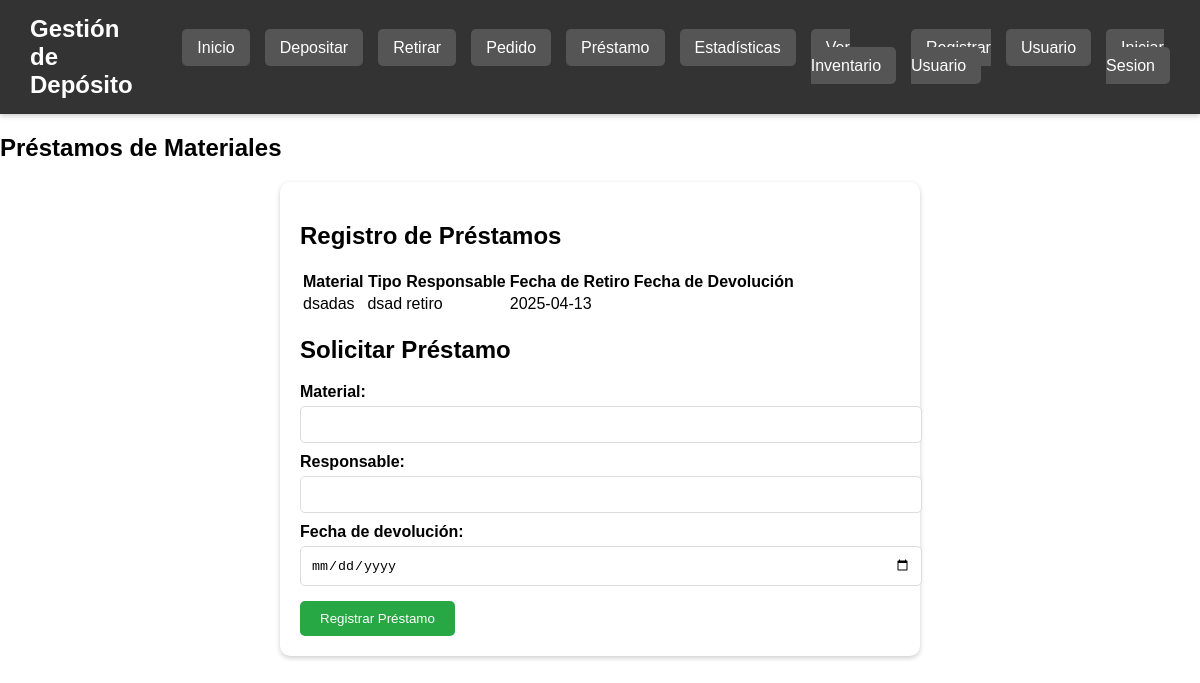
Before: /prestamo with the older database file.
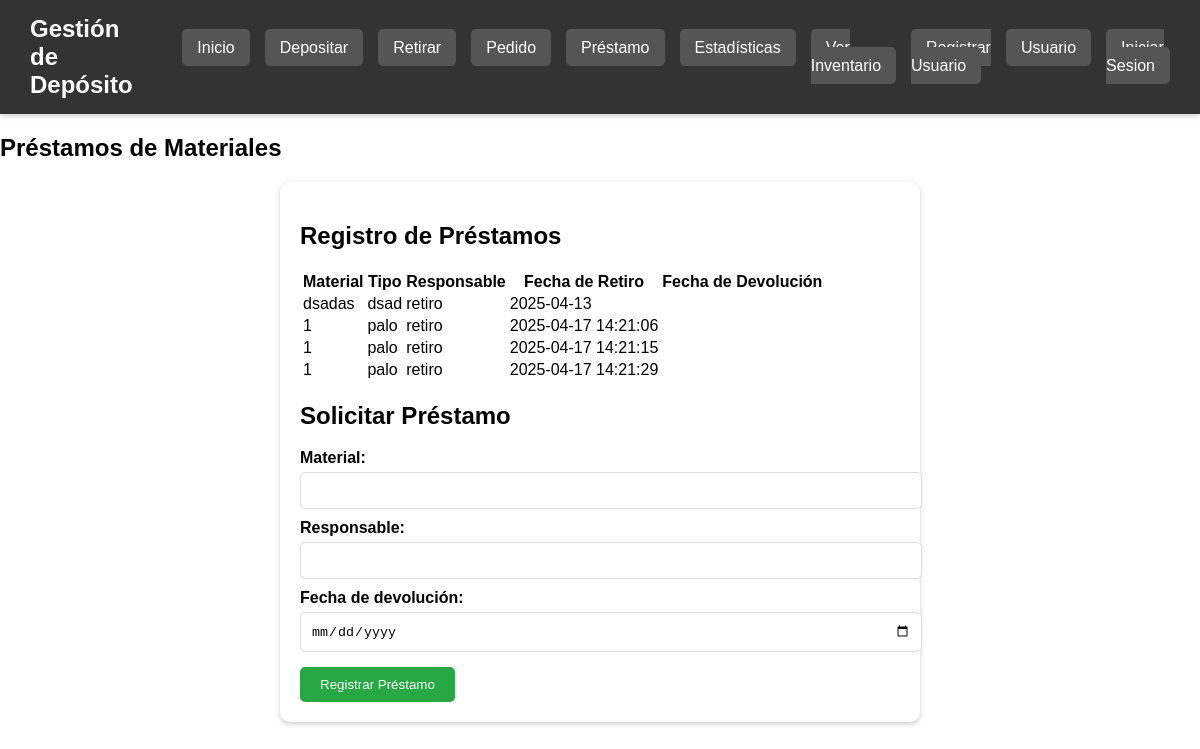
After: the same page with the newer database file.
### tables this page shows
CREATE TABLE Movimientos (
    id INTEGER PRIMARY KEY AUTOINCREMENT,
    usuario TEXT NOT NULL,
    codigo_barras TEXT NOT NULL,
    accion TEXT NOT NULL CHECK(accion IN ('ingreso', 'retiro')),
    fecha TIMESTAMP DEFAULT CURRENT_TIMESTAMP,
    FOREIGN KEY(codigo_barras) REFERENCES Inventario(codigo_barras)
);

### app.py (the view, shortened to what this page needs)
@app.route('/prestamo', methods=["GET", "POST"])
def prestamos():
    conn = conectar_bd()
    cursor = conn.cursor()
    cursor.execute("SELECT * FROM Movimientos WHERE accion='retiro'")
    prestamos = cursor.fetchall()
    conn.close()
    return render_template("prestamos.html", prestamos=prestamos)

### app.py (called while the page is built)
def conectar_bd():
    return sqlite3.connect("inventario_colegio.db")

### templates/prestamos.html (shortened to what this page needs)
<!DOCTYPE html>
<html lang="es">
<head>
     <link rel="stylesheet" href="https://cdnjs.cloudflare.com/ajax/libs/font-awesome/6.5.2/css/all.min.css">
    <link rel="stylesheet" href="{{ url_for('static', filename='styles.css') }}">
</head>
<body>
    {% include 'header.html' %}
        <h2>Préstamos de Materiales</h2>
    <main>
        <h2>Registro de Préstamos</h2>
        <table>
            <tr>
                <th>Material</th>
                <th>Tipo</th>
                <th>Responsable</th>
                <th>Fecha de Retiro</th>
                <th>Fecha de Devolución</th>
            </tr>
            {% for prestamo in prestamos %}
            <tr>
                <td>{{ prestamo[1] }}</td>
                <td>{{ prestamo[2] }}</td>
                <td>{{ prestamo[3] }}</td>
                <td>{{ prestamo[4] }}</td>
                <td>{{ prestamo[5] }}</td>
            </tr>
            {% endfor %}
        </table>
        <h2>Solicitar Préstamo</h2>
        <form method="POST">
            <label>Material:</label> <input type="text" name="material" required><br>
            <label>Responsable:</label> <input type="text" name="responsable" required><br>
            <label>Fecha de devolución:</label> <input type="date" name="fecha_devolucion" required><br>
            <button type="submit">Registrar Préstamo</button>
        </form>
    </main>
</body>
</html>

### templates/header.html
<header class="header">
    <h1>Gestión de Depósito</h1>
    <nav class="nav">
        <ul>
            <li><a href="/dashboard">Inicio</a></li>
            <li><a href="/depositar">Depositar</a></li>
            <li><a href="/retirar">Retirar</a></li>
            <li><a href="/pedido">Pedido</a></li>
            <li><a href="/prestamo">Préstamo</a></li>
            <li><a href="/estadisticas">Estadísticas</a></li>
            <li><a href="/inventario">Ver Inventario</a></li>
            <li><a href="/agregar_usuario">Registrar Usuario</a></li>
            <li><a href="/usuarios">Usuario</a></li>
            <li><a href="/login">Iniciar Sesion</a></li>
        </ul>
    </nav>
</header>

### static/styles.css (style rules this page uses)
body { margin: 0; padding: 0; font-family: 'NombreDeTuFuente', sans-serif; }
header { background: #333; color: white; display: flex; justify-content: space-between; align-items: center; padding: 15px 30px; box-shadow: 0px 2px 5px rgba(0,0,0,0.2); }
header h1 { font-size: 24px; margin: 0; }
nav ul { list-style: none; display: flex; gap: 15px; }
nav ul li { display: inline; }
nav ul li a { text-decoration: none; color: white; padding: 10px 15px; background: #555; border-radius: 5px; transition: background 0.3s; }
main { padding: 20px; max-width: 600px; margin: auto; background: white; box-shadow: 0px 2px 5px rgba(0,0,0,0.2); border-radius: 10px; }
form label { display: block; margin-top: 10px; font-weight: bold; }
form input, form select { width: 100%; padding: 10px; margin-top: 5px; border: 1px solid #ddd; border-radius: 5px; }
button { margin-top: 15px; padding: 10px 20px; background: #28a745; color: white; border: none; border-radius: 5px; cursor: pointer; }

Changed rows visible on the page:
added Movimientos: usuario "1", codigo_barras "palo", accion "retiro", fecha "2025-04-17 14:21:06"
added Movimientos: usuario "1", codigo_barras "palo", accion "retiro", fecha "2025-04-17 14:21:15"
added Movimientos: usuario "1", codigo_barras "palo", accion "retiro", fecha "2025-04-17 14:21:29"
